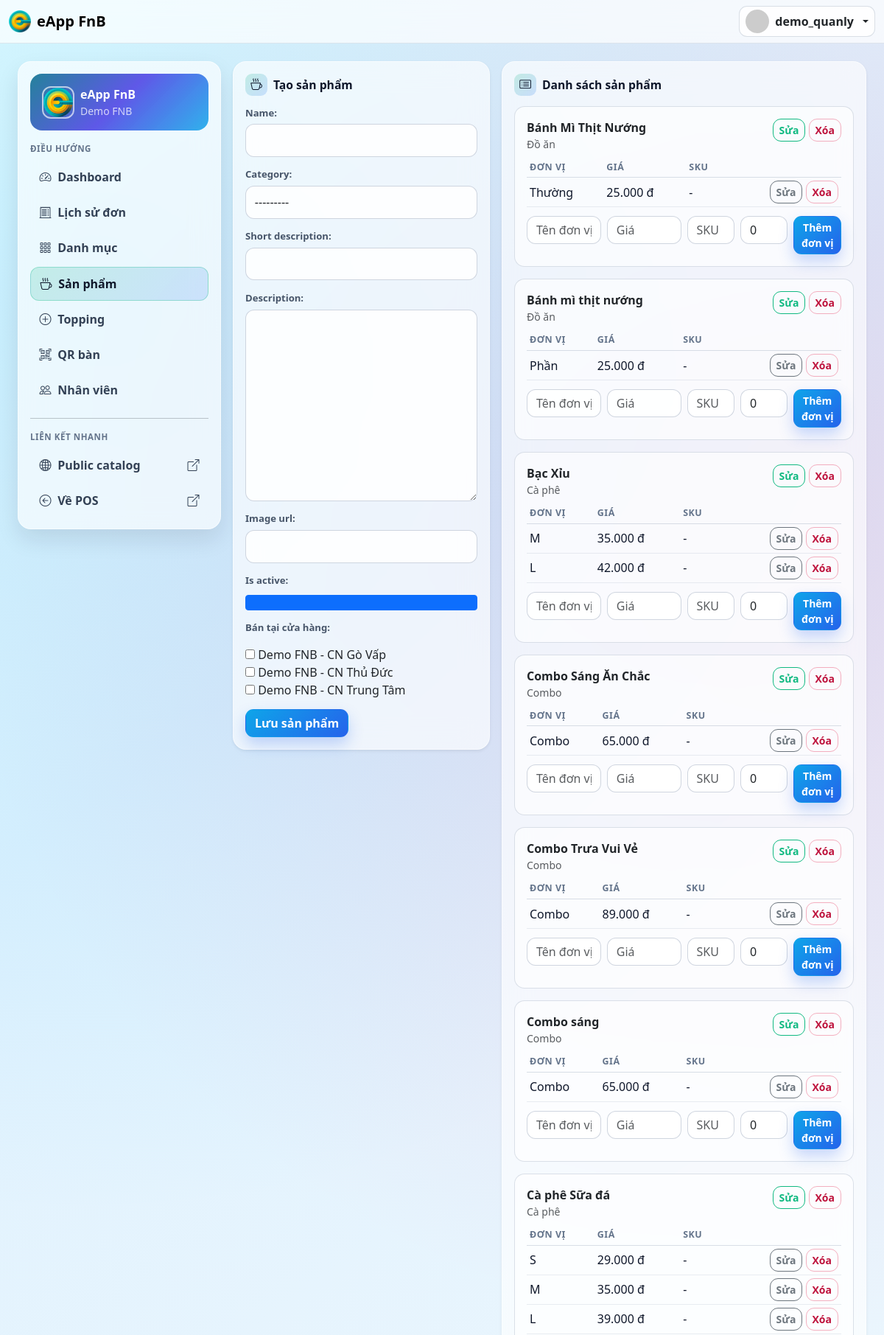
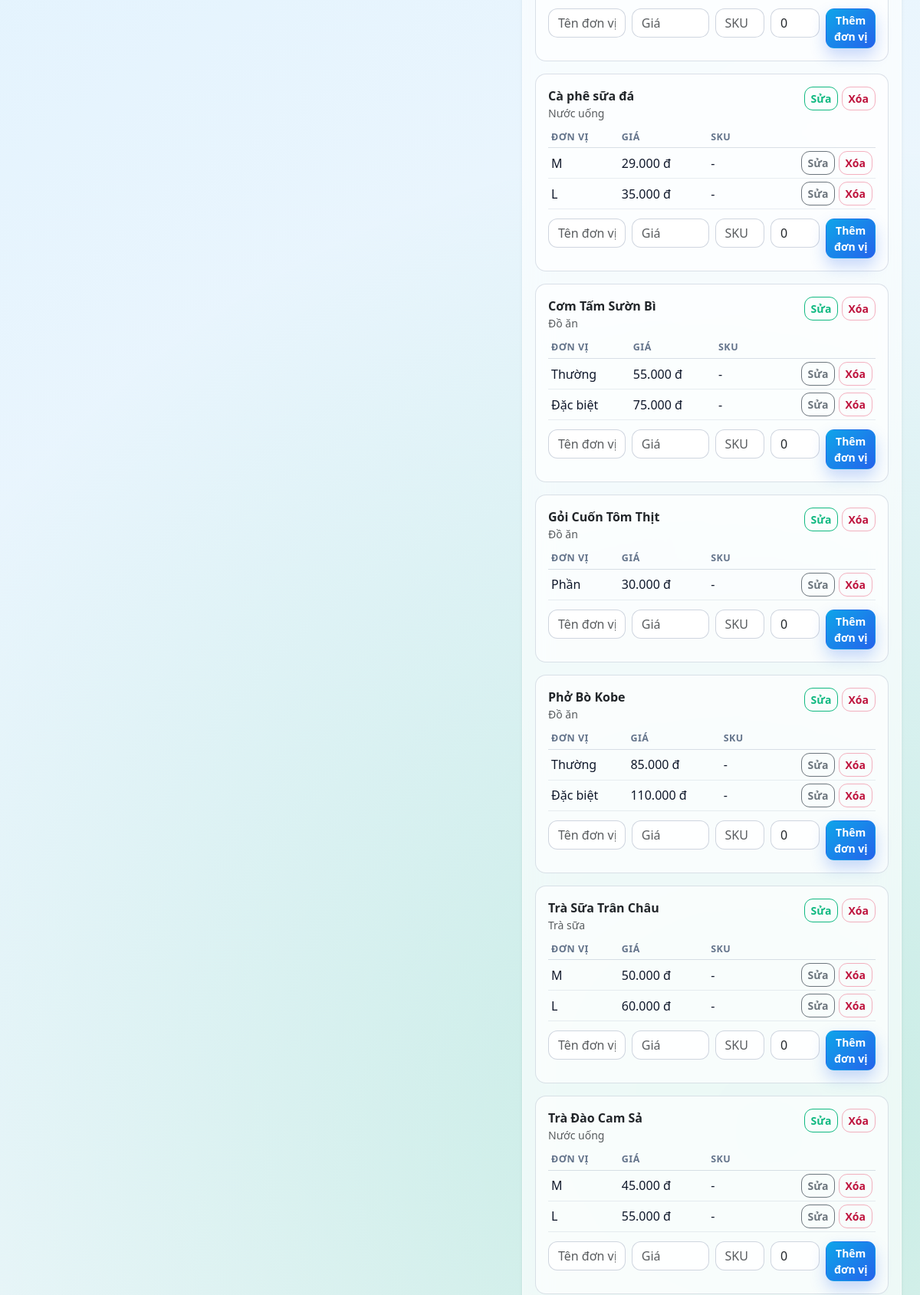
The app's page /quanly/products/ (signed in, upper part) with its own data (2 pictures, top to bottom).
### App_Accounts/models.py (models this page shows, shortened)
class User(AbstractUser):
    class Role(models.TextChoices):
        MANAGER = 'MANAGER', 'Manager'
        STAFF = 'STAFF', 'Staff'
    role = models.CharField(max_length=20, choices=Role.choices, default=Role.STAFF)
    tenant = models.ForeignKey(
        'App_Tenant.Tenant',
        on_delete=models.PROTECT,
        related_name='users',
        null=True,
        blank=True,
    )
    class Meta:
        constraints = [
            models.CheckConstraint(
                check=Q(role='STAFF') | Q(tenant__isnull=False),
                name='chk_manager_requires_tenant',
            ),
            models.UniqueConstraint(
                fields=['tenant'],
                condition=Q(role='MANAGER') & Q(tenant__isnull=False),
                name='uq_manager_per_tenant',
            ),
        ]
        indexes = [
            models.Index(fields=['tenant', 'role']),
        ]
    @property
    def is_manager(self):
        return self.role == self.Role.MANAGER

### App_Tenant/models.py (models this page shows, shortened)
class Tenant(TimeStampedModel):
    name = models.CharField(max_length=150)
    public_slug = models.SlugField(max_length=120, unique=True, validators=[validate_public_slug])
    is_active = models.BooleanField(default=True)
    class Meta:
        ordering = ['name']

class Store(TimeStampedModel):
    tenant = models.ForeignKey(Tenant, on_delete=models.CASCADE, related_name='stores')
    name = models.CharField(max_length=150)
    slug = models.SlugField(max_length=120)
    address = models.CharField(max_length=255, blank=True)
    is_active = models.BooleanField(default=True)
    is_default = models.BooleanField(default=False)
    class Meta:
        ordering = ['tenant__name', 'name']
        constraints = [
            models.UniqueConstraint(fields=['tenant', 'slug'], name='uq_store_tenant_slug'),
            models.UniqueConstraint(
                fields=['tenant'],
                condition=Q(is_default=True),
                name='uq_default_store_per_tenant',
            ),
        ]
        indexes = [
            models.Index(fields=['tenant', 'is_active']),
        ]
    def __str__(self):
        return f'{self.tenant.name} - {self.name}'

### App_Catalog/models.py (models this page shows, shortened)
class Category(TimeStampedModel):
    tenant = models.ForeignKey('App_Tenant.Tenant', on_delete=models.CASCADE, related_name='categories')
    name = models.CharField(max_length=120)
    slug = models.SlugField(max_length=140)
    description = models.TextField(blank=True)
    is_active = models.BooleanField(default=True)
    class Meta:
        constraints = [
            models.UniqueConstraint(fields=['tenant', 'slug'], name='uq_category_tenant_slug'),
        ]
        ordering = ['name']
    def __str__(self):
        return self.name

class Product(TimeStampedModel):
    tenant = models.ForeignKey('App_Tenant.Tenant', on_delete=models.CASCADE, related_name='products')
    category = models.ForeignKey(Category, on_delete=models.SET_NULL, null=True, blank=True, related_name='products')
    name = models.CharField(max_length=180)
    slug = models.SlugField(max_length=180)
    short_description = models.CharField(max_length=255, blank=True)
    description = models.TextField(blank=True)
    image_url = models.URLField(blank=True)
    is_active = models.BooleanField(default=True)
    class Meta:
        constraints = [
            models.UniqueConstraint(fields=['tenant', 'slug'], name='uq_product_tenant_slug'),
        ]
        indexes = [
            models.Index(fields=['tenant', 'is_active']),
            models.Index(fields=['tenant', 'name']),
        ]
        ordering = ['name']

class ProductUnit(TimeStampedModel):
    product = models.ForeignKey(Product, on_delete=models.CASCADE, related_name='units')
    name = models.CharField(max_length=120)
    price = models.DecimalField(max_digits=14, decimal_places=2)
    sku = models.CharField(max_length=120, blank=True)
    is_active = models.BooleanField(default=True)
    display_order = models.PositiveIntegerField(default=0)
    class Meta:
        constraints = [
            models.UniqueConstraint(fields=['product', 'name'], name='uq_product_unit_name'),
        ]
        ordering = ['display_order', 'id']

### App_Quanly/views.py (the view, shortened to what this page needs)
# urls.py: path('products/', views.product_list_create, name='products'),
@manager_required
def product_list_create(request):
    tenant = _tenant_or_404(request.user)
    products = Product.objects.filter(tenant=tenant).select_related('category').prefetch_related('units').order_by('name')
    form = ProductForm(request.POST or None, tenant=tenant)
    return render(
        request,
        'App_Quanly/products.html',
        {
            'products': products,
            'form': form,
            'unit_form': ProductUnitForm(),
        },
    )

### templates/App_Quanly/products.html (shortened to what this page needs)
{% extends 'App_Quanly/_layout.html' %}
{% load number_format %}
{% block quanly_content %}
<div class="row g-3">
    <div class="col-lg-5">
        <div class="card border-0 shadow-sm">
            <div class="card-body">
                <h2 class="admin-card-title">
                    <i class="bi bi-cup-hot"></i>
                    Tạo sản phẩm
                </h2>
                <form method="post">
                    {{ form.as_p }}
                    <button class="btn btn-primary" type="submit">Lưu sản phẩm</button>
                </form>
            </div>
        </div>
    </div>
    <div class="col-lg-7">
        <div class="card border-0 shadow-sm">
            <div class="card-body">
                <h2 class="admin-card-title">
                    <i class="bi bi-card-list"></i>
                    Danh sách sản phẩm
                </h2>
                {% for product in products %}
                <div class="record-block p-3 mb-3">
                    <div class="d-flex justify-content-between align-items-start mb-2">
                        <div>
                            <div class="fw-semibold">{{ product.name }}</div>
                            <div class="small text-muted">{{ product.category.name|default:'Không danh mục' }}</div>
                        </div>
                        <div class="text-end">
                            <a class="btn btn-sm btn-outline-primary" href="{% url 'App_Quanly:product_edit' product.id %}">Sửa</a>
                            <form class="d-inline" method="post" action="{% url 'App_Quanly:product_delete' product.id %}">
                                <button class="btn btn-sm btn-outline-danger" onclick="return confirm('Xóa sản phẩm này?')">Xóa</button>
                            </form>
                        </div>
                    </div>
                    <div class="table-responsive mb-2">
                        <table class="table table-sm align-middle mb-1">
                            <thead><tr><th>Đơn vị</th><th>Giá</th><th>SKU</th><th></th></tr></thead>
                            <tbody>
                                {% for unit in product.units.all %}
                                <tr>
                                    <td>{{ unit.name }}</td>
                                    <td>{{ unit.price|thousand_sep }} đ</td>
                                    <td>{{ unit.sku|default:'-' }}</td>
                                    <td class="text-end">
                                        <a class="btn btn-sm btn-outline-secondary" href="{% url 'App_Quanly:unit_edit' unit.id %}">Sửa</a>
                                        <form class="d-inline" method="post" action="{% url 'App_Quanly:unit_delete' unit.id %}">
                                            <button class="btn btn-sm btn-outline-danger" onclick="return confirm('Xóa đơn vị này?')">Xóa</button>
                                        </form>
                                    </td>
                                </tr>
                                {% empty %}
                                <tr><td colspan="4" class="text-muted">Chưa có đơn vị.</td></tr>
                                {% endfor %}
                            </tbody>
                        </table>
                    </div>
                    <form method="post" action="{% url 'App_Quanly:unit_add' product.id %}" class="row g-2">
                        <div class="col-md-3"><input class="form-control" name="name" placeholder="Tên đơn vị" required></div>
                        <div class="col-md-3"><input class="form-control" name="price" type="number" step="0.01" placeholder="Giá" required></div>
                        <div class="col-md-2"><input class="form-control" name="sku" placeholder="SKU"></div>
                        <div class="col-md-2"><input class="form-control" name="display_order" type="number" value="0"></div>
                        <div class="col-md-2 d-grid"><button class="btn btn-sm btn-primary">Thêm đơn vị</button></div>
                    </form>
                </div>
                {% empty %}
                <div class="text-muted">Chưa có sản phẩm.</div>
                {% endfor %}
            </div>
        </div>
    </div>
</div>
{% endblock %}

### templates/App_Quanly/_layout.html (shortened to what this page needs)
{% extends 'App_Core/base.html' %}
{% load static %}
{% block body_class %}quanly-page{% endblock %}
{% block container_class %}container-fluid py-4 px-3 px-xl-4{% endblock %}
{% block content %}
<div class="row g-3 quanly-shell">
    <div class="col-12 col-lg-3">
        <div class="glass-panel p-3">
            <div class="card-body">
                <div class="admin-tenant-card mb-3">
                    <div class="d-flex align-items-center gap-2">
                        <img class="admin-tenant-logo" src="{% static 'images/logo/eapp.png' %}" alt="eApp FnB">
                        <div>
                            <div class="fw-bold">eApp FnB</div>
                            <div class="small opacity-75">{{ user.tenant.name|default:'Tenant' }}</div>
                        </div>
                    </div>
                </div>
                <div class="admin-section-title">Điều hướng</div>
                <div class="d-flex flex-column gap-1">
                    <a class="admin-nav-link {% if request.path == '/quanly/' %}active{% endif %}" href="{% url 'App_Quanly:dashboard' %}">
                        <i class="bi bi-speedometer2"></i> Dashboard
                    </a>
                    <a class="admin-nav-link {% if '/quanly/orders/' in request.path %}active{% endif %}" href="{% url 'App_Quanly:orders' %}">
                        <i class="bi bi-receipt-cutoff"></i> Lịch sử đơn
                    </a>
                    <a class="admin-nav-link {% if '/quanly/categories/' in request.path %}active{% endif %}" href="{% url 'App_Quanly:categories' %}">
                        <i class="bi bi-grid-3x3-gap"></i> Danh mục
                    </a>
                    <a class="admin-nav-link {% if '/quanly/products/' in request.path or '/quanly/units/' in request.path %}active{% endif %}" href="{% url 'App_Quanly:products' %}">
                        <i class="bi bi-cup-hot"></i> Sản phẩm
                    </a>
                    <a class="admin-nav-link {% if '/quanly/toppings/' in request.path or '/quanly/product-toppings/' in request.path %}active{% endif %}" href="{% url 'App_Quanly:toppings' %}">
                        <i class="bi bi-plus-circle"></i> Topping
                    </a>
                    <a class="admin-nav-link {% if '/quanly/qr-tables/' in request.path %}active{% endif %}" href="{% url 'App_Quanly:qr_tables' %}">
                        <i class="bi bi-qr-code-scan"></i> QR bàn
                    </a>
                    <a class="admin-nav-link {% if '/quanly/staffs/' in request.path %}active{% endif %}" href="{% url 'App_Quanly:staffs' %}">
                        <i class="bi bi-people"></i> Nhân viên
                    </a>
                </div>
                <hr class="my-3">
                <div class="admin-section-title">Liên kết nhanh</div>
                <div class="d-flex flex-column gap-1">
                    {% if user.tenant %}
                    <a class="admin-nav-link" href="{% url 'App_Public:tenant_catalog' user.tenant.public_slug %}" target="_blank" rel="noopener">
                        <i class="bi bi-globe2"></i> Public catalog
                        <i class="bi bi-box-arrow-up-right ms-auto" aria-hidden="true"></i>
                    </a>
                    {% endif %}
                    <a class="admin-nav-link" href="{% url 'App_Sales:pos' %}" target="_blank" rel="noopener">
                        <i class="bi bi-arrow-left-circle"></i> Về POS
                        <i class="bi bi-box-arrow-up-right ms-auto" aria-hidden="true"></i>
                    </a>
                </div>
            </div>
        </div>
    </div>
    <div class="col-12 col-lg-9">
        {% block quanly_content %}{% endblock %}
    </div>
</div>
{% endblock %}

### templates/App_Core/base.html (shortened to what this page needs)
{% load static %}
<!DOCTYPE html>
<html lang="vi">
<head>
    <link href="https://cdn.jsdelivr.net/npm/bootstrap@5.3.2/dist/css/bootstrap.min.css" rel="stylesheet">
    <link rel="stylesheet" href="https://cdn.jsdelivr.net/npm/bootstrap-icons@1.11.1/font/bootstrap-icons.css">
</head>
<body class="bg-light {% block body_class %}{% endblock %}">
<nav class="navbar navbar-expand-lg bg-white border-bottom sticky-top">
    <div class="container-fluid">
        <a class="navbar-brand fw-bold d-flex align-items-center gap-2" href="{% if user.is_authenticated %}{% url 'App_Sales:pos' %}{% else %}{% url 'App_Accounts:login' %}{% endif %}">
            <img src="{% static 'images/logo/eapp.png' %}" alt="eApp FnB" style="height: 30px; width: 30px; object-fit: cover; border-radius: 6px;">
            <span>eApp FnB</span>
        </a>
        <div class="ms-auto d-flex align-items-center gap-2">
            <div class="dropdown">
                <button class="btn account-trigger dropdown-toggle d-flex align-items-center gap-2 px-2 py-1" type="button" data-bs-toggle="dropdown" aria-expanded="false">
                    {% if user.is_authenticated %}
                    <img src="https://ui-avatars.com/api/?name={{ user.username }}&background=0D8ABC&color=fff" class="rounded-circle" width="32" height="32" alt="Avatar">
                    <span class="fw-bold d-none d-lg-inline">{{ user.username }}</span>
                    {% else %}
                    <img src="https://ui-avatars.com/api/?name=Public&background=64748B&color=fff" class="rounded-circle" width="32" height="32" alt="Public">
                    <span class="fw-bold d-none d-lg-inline">Public</span>
                    {% endif %}
                </button>
            </div>
        </div>
    </div>
</nav>
<div class="{% block container_class %}container-fluid py-3{% endblock %}">
    {% block content %}{% endblock %}
</div>
<div id="toastContainer" class="toast-container position-fixed top-0 end-0 p-3" style="z-index:1081;"></div>
</body>
</html>

### records on screen
User: username "demo_quanly", tenant.name "Demo FNB"
Store: is_active "☑"
Product: name "Bánh Mì Thịt Nướng", category.name "Đồ ăn"
ProductUnit: name "Thường", price|thousand_sep "25.000", sku "-"
Product: name "Bánh mì thịt nướng", category.name "Đồ ăn"
ProductUnit: name "Phần", price|thousand_sep "25.000", sku "-"
Product: name "Bạc Xỉu", category.name "Cà phê"
ProductUnit: name "M", price|thousand_sep "35.000", sku "-"
ProductUnit: name "L", price|thousand_sep "42.000", sku "-"
Product: name "Combo Sáng Ăn Chắc", category.name "Combo"
ProductUnit: name "Combo", price|thousand_sep "65.000", sku "-"
Product: name "Combo Trưa Vui Vẻ", category.name "Combo"
ProductUnit: name "Combo", price|thousand_sep "89.000", sku "-"
Product: name "Combo sáng", category.name "Combo"
ProductUnit: name "Combo", price|thousand_sep "65.000", sku "-"
Product: name "Cà phê Sữa đá", category.name "Cà phê"
ProductUnit: name "S", price|thousand_sep "29.000", sku "-"
ProductUnit: name "M", price|thousand_sep "35.000", sku "-"
ProductUnit: name "L", price|thousand_sep "39.000", sku "-"
Product: name "Cà phê sữa đá", category.name "Nước uống"
ProductUnit: name "M", price|thousand_sep "29.000", sku "-"
ProductUnit: name "L", price|thousand_sep "35.000", sku "-"
Product: name "Cơm Tấm Sườn Bì", category.name "Đồ ăn"
ProductUnit: name "Thường", price|thousand_sep "55.000", sku "-"
ProductUnit: name "Đặc biệt", price|thousand_sep "75.000", sku "-"
Product: name "Gỏi Cuốn Tôm Thịt", category.name "Đồ ăn"
ProductUnit: name "Phần", price|thousand_sep "30.000", sku "-"
Product: name "Phở Bò Kobe", category.name "Đồ ăn"
ProductUnit: name "Thường", price|thousand_sep "85.000", sku "-"
ProductUnit: name "Đặc biệt", price|thousand_sep "110.000", sku "-"
Product: name "Trà Sữa Trân Châu", category.name "Trà sữa"
ProductUnit: name "M", price|thousand_sep "50.000", sku "-"
ProductUnit: name "L", price|thousand_sep "60.000", sku "-"
Product: name "Trà Đào Cam Sả", category.name "Nước uống"
ProductUnit: name "M", price|thousand_sep "45.000", sku "-"
ProductUnit: name "L", price|thousand_sep "55.000", sku "-"
